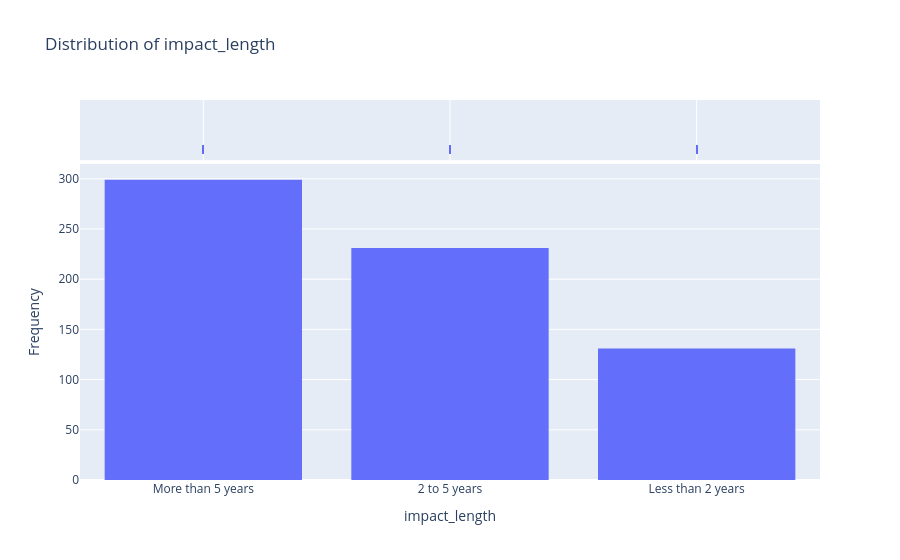

The notebook cell saved with this chart:
### Code cell
fig = eda_functions.histogram(train_fr, 'impact_length')

### Figure 1 — Plotly figure (JSON) as saved in the notebook; plotly's stock layout.template omitted (floating-point values rounded to 4 significant figures; data arrays with more than 128 entries replaced by an {"elided": "..."} marker saying what was removed)
{"data": [{"alignmentgroup": "True", "bingroup": "x", "hovertemplate": "impact_length=%{x}<br>count=%{y}<extra></extra>", "legendgroup": "", "marker": {"color": "#636efa", "pattern": {"shape": ""}}, "name": "", "nbinsx": 30, "offsetgroup": "", "orientation": "v", "showlegend": false, "type": "histogram", "x": {"elided": "661 str values"}, "xaxis": "x", "yaxis": "y"}, {"alignmentgroup": "True", "boxpoints": "all", "fillcolor": "rgba(255,255,255,0)", "hoveron": "points", "hovertemplate": "impact_length=%{x}<extra></extra>", "jitter": 0, "legendgroup": "", "line": {"color": "rgba(255,255,255,0)"}, "marker": {"color": "#636efa", "symbol": "line-ns-open"}, "name": "", "offsetgroup": "", "showlegend": false, "type": "box", "x": {"elided": "661 str values"}, "xaxis": "x2", "yaxis": "y2"}], "layout": {"barmode": "relative", "legend": {"tracegroupgap": 0}, "title": {"text": "Distribution of impact_length"}, "xaxis": {"anchor": "y", "domain": [0, 1], "title": {"text": "impact_length"}}, "xaxis2": {"anchor": "y2", "domain": [0, 1], "matches": "x", "showgrid": true, "showticklabels": false}, "yaxis": {"anchor": "x", "domain": [0, 0.8316], "title": {"text": "Frequency"}}, "yaxis2": {"anchor": "x2", "domain": [0.8416, 1], "matches": "y2", "showgrid": false, "showline": false, "showticklabels": false, "ticks": ""}}}
